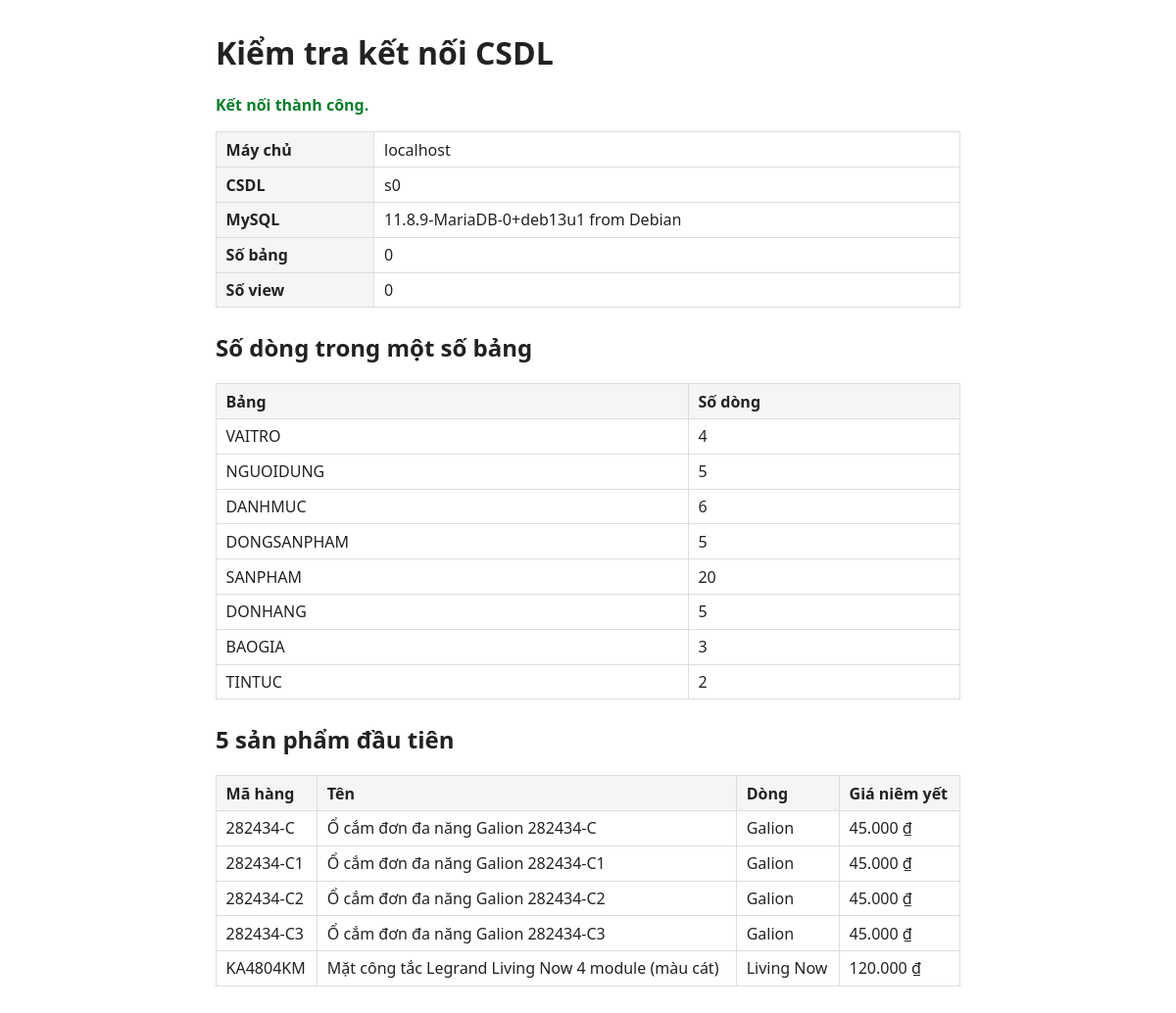
The page /kiem-tra-db.php on the database its author committed.
### tables this page shows
CREATE TABLE SANPHAM (
  MaSP            INT AUTO_INCREMENT PRIMARY KEY,
  MaHang          VARCHAR(50)  NOT NULL,
  TenSP           VARCHAR(200) NOT NULL,
  Slug            VARCHAR(220) NOT NULL,
  MaDM            INT NOT NULL,
  MaDong          INT NULL,
  XuatXu          VARCHAR(150) NULL,
  NamRaMat        SMALLINT NULL,
  GiaNhap         DECIMAL(18,0) NULL,
  GiaNiemYet      DECIMAL(18,0) NULL,
  GiaBan          DECIMAL(18,0) NULL,
  PhanTramGiam    DECIMAL(5,2) NOT NULL DEFAULT 0,
  DonViTinh       VARCHAR(20)  NOT NULL DEFAULT 'Cái',
  LienHeBaoGia    TINYINT(1) NOT NULL DEFAULT 0,
  TinhTrangKD     VARCHAR(20)  NOT NULL DEFAULT 'Đang kinh doanh',
  LuotXem         INT NOT NULL DEFAULT 0,
  DaBan           INT NOT NULL DEFAULT 0,
  PhuKien         TEXT NULL,
  VideoUrl        VARCHAR(255) NULL,
  MoTaNgan        VARCHAR(500) NULL,
  MoTa            TEXT NULL,
  ThoiGianBH      INT NOT NULL DEFAULT 0,
  HinhThucBH      VARCHAR(100) NULL,
  SoNgayDoiTra    INT NOT NULL DEFAULT 3,
  ChinhSachHauMai TEXT NULL,
  TrangThai       TINYINT(1) NOT NULL DEFAULT 1,
  CONSTRAINT UQ_SANPHAM_MaHang UNIQUE (MaHang),
  CONSTRAINT UQ_SANPHAM_Slug UNIQUE (Slug),
  CONSTRAINT CK_SANPHAM_GiaNhap CHECK (GiaNhap IS NULL OR GiaNhap >= 0),
  CONSTRAINT CK_SANPHAM_Gia CHECK (GiaNiemYet IS NULL OR GiaNiemYet >= 0),
  CONSTRAINT CK_SANPHAM_GiaBan CHECK (GiaBan IS NULL OR (GiaBan >= 0 AND (GiaNiemYet IS NULL OR GiaBan <= GiaNiemYet))),
  CONSTRAINT CK_SANPHAM_Giam CHECK (PhanTramGiam BETWEEN 0 AND 100),
  CONSTRAINT CK_SANPHAM_BanHang CHECK (LienHeBaoGia = 1 OR (GiaNiemYet IS NOT NULL AND GiaBan IS NOT NULL)),
  CONSTRAINT CK_SANPHAM_TinhTrangKD CHECK (TinhTrangKD IN ('Đang kinh doanh','Ngừng kinh doanh','Hàng sắp về')),
  CONSTRAINT CK_SANPHAM_LuotXem CHECK (LuotXem >= 0),
  CONSTRAINT CK_SANPHAM_DaBan CHECK (DaBan >= 0),
  CONSTRAINT CK_SANPHAM_BH CHECK (ThoiGianBH >= 0),
  CONSTRAINT CK_SANPHAM_DoiTra CHECK (SoNgayDoiTra >= 0),
  CONSTRAINT FK_SANPHAM_DANHMUC FOREIGN KEY (MaDM) REFERENCES DANHMUC(MaDM),
  CONSTRAINT FK_SANPHAM_DONGSANPHAM FOREIGN KEY (MaDong) REFERENCES DONGSANPHAM(MaDong),
  INDEX IX_SANPHAM_TenSP (TenSP)
);

CREATE TABLE DONGSANPHAM (
  MaDong  INT AUTO_INCREMENT PRIMARY KEY,
  TenDong VARCHAR(100) NOT NULL
);

### includes/db.php (called while the page is built, shortened)
<?php
function db(): PDO
{
    static $pdo = null;
    if ($pdo instanceof PDO) {
        return $pdo;
    }
    $dsn = sprintf('mysql:host=%s;dbname=%s;charset=%s', DB_HOST, DB_NAME, DB_CHARSET);
    $offset = (new DateTime('now', new DateTimeZone(date_default_timezone_get())))->format('P');
    try {
        $pdo = new PDO($dsn, DB_USER, DB_PASS, [
            PDO::ATTR_ERRMODE            => PDO::ERRMODE_EXCEPTION,
            PDO::ATTR_DEFAULT_FETCH_MODE => PDO::FETCH_ASSOC,
            PDO::ATTR_EMULATE_PREPARES   => false,
            PDO::MYSQL_ATTR_INIT_COMMAND => "SET NAMES utf8mb4 COLLATE utf8mb4_unicode_ci, time_zone = '" . $offset . "'",
        ]);
    } catch (PDOException $ex) {
        http_response_code(500);
        error_log('[DB] ' . $ex->getMessage());
        exit('Không kết nối được cơ sở dữ liệu. Hãy bật MySQL trong WampServer, import database/schema.sql '
           . 'và kiểm tra DB_* trong config/config.php.');
    }
    return $pdo;
}
function db_all(string $sql, array $params = []): array
{
    $st = db()->prepare($sql);
    $st->execute($params);
    return $st->fetchAll();
}
function db_val(string $sql, array $params = [])
{
    $st = db()->prepare($sql);
    $st->execute($params);
    $v = $st->fetchColumn();
    return $v === false ? null : $v;
}

### includes/helpers.php (called while the page is built, shortened)
<?php
function e($value): string
{
    return htmlspecialchars((string) $value, ENT_QUOTES, 'UTF-8');
}
function money($amount): string
{
    return number_format((float) $amount, 0, ',', '.') . ' ₫';
}

### kiem-tra-db.php (the view, shortened to what this page needs)
<?php
$error = null;
$info = $tables = $products = [];
try {
    $info['Máy chủ']   = DB_HOST;
    $info['CSDL']      = db_val('SELECT DATABASE()');
    $info['MySQL']     = db_val('SELECT VERSION()');
    $info['Số bảng']   = db_val("SELECT COUNT(*) FROM information_schema.TABLES WHERE TABLE_SCHEMA = ? AND TABLE_TYPE = 'BASE TABLE'", [DB_NAME]);
    $info['Số view']   = db_val("SELECT COUNT(*) FROM information_schema.VIEWS WHERE TABLE_SCHEMA = ?", [DB_NAME]);
    foreach (['VAITRO', 'NGUOIDUNG', 'DANHMUC', 'DONGSANPHAM', 'SANPHAM', 'DONHANG', 'BAOGIA', 'TINTUC'] as $t) {
        $tables[$t] = db_val("SELECT COUNT(*) FROM `$t`");
    }
    $products = db_all(
        'SELECT sp.MaSP, sp.MaHang, sp.TenSP, g.TenDong, sp.GiaNiemYet, sp.LienHeBaoGia
           FROM SANPHAM sp LEFT JOIN DONGSANPHAM g ON g.MaDong = sp.MaDong
          ORDER BY sp.MaSP LIMIT 5'
    );
} catch (Throwable $ex) {
    $error = $ex->getMessage();
}
?><!DOCTYPE html>
<html lang="vi">
<head>
</head>
<body>
<h1>Kiểm tra kết nối CSDL</h1>
<?php if ($error): ?>
  <p class="bad"><strong>Kết nối thất bại.</strong></p>
  <pre><?= e($error) ?></pre>
  <p>Kiểm tra: MySQL đã bật (WampServer xanh) · đã import <code>database/schema.sql</code> · <code>DB_NAME / DB_USER / DB_PASS</code> trong <code>config/config.php</code>.</p>
<?php else: ?>
  <p class="ok"><strong>Kết nối thành công.</strong></p>
  <table>
    <?php foreach ($info as $k => $v): ?><tr><th><?= e($k) ?></th><td><?= e($v) ?></td></tr><?php endforeach; ?>
  </table>
  <h2>Số dòng trong một số bảng</h2>
  <table>
    <tr><th>Bảng</th><th>Số dòng</th></tr>
    <?php foreach ($tables as $k => $v): ?><tr><td><?= e($k) ?></td><td><?= e($v) ?></td></tr><?php endforeach; ?>
  </table>
  <h2>5 sản phẩm đầu tiên</h2>
  <table>
    <tr><th>Mã hàng</th><th>Tên</th><th>Dòng</th><th>Giá niêm yết</th></tr>
    <?php foreach ($products as $p): ?>
      <tr>
        <td><?= e($p['MaHang']) ?></td>
        <td><?= e($p['TenSP']) ?></td>
        <td><?= e((string) $p['TenDong']) ?></td>
        <td><?= $p['GiaNiemYet'] === null ? 'Liên hệ báo giá' : e(money($p['GiaNiemYet'])) ?></td>
      </tr>
    <?php endforeach; ?>
  </table>
<?php endif; ?>
</body>
</html>

### kiem-tra-db.php (style rules this page uses)
body { font-family:system-ui,Arial,sans-serif;max-width:760px;margin:2rem auto;padding:0 1rem;color:#222 }
.ok { color:#0a7d2c }
table { border-collapse:collapse;width:100%;margin:.5rem 0 1.5rem }
td,th { border:1px solid #ddd;padding:.4rem .6rem;text-align:left }
th { background:#f5f5f5 }

### rows shown on the page
sanpham: MaHang "282434-C", TenSP "Ổ cắm đơn đa năng Galion 282434-C", MaDong.TenDong "Galion", GiaNiemYet "45.000 ₫"
sanpham: MaHang "282434-C1", TenSP "Ổ cắm đơn đa năng Galion 282434-C1", MaDong.TenDong "Galion", GiaNiemYet "45.000 ₫"
sanpham: MaHang "282434-C2", TenSP "Ổ cắm đơn đa năng Galion 282434-C2", MaDong.TenDong "Galion", GiaNiemYet "45.000 ₫"
sanpham: MaHang "282434-C3", TenSP "Ổ cắm đơn đa năng Galion 282434-C3", MaDong.TenDong "Galion", GiaNiemYet "45.000 ₫"
sanpham: MaHang "KA4804KM", TenSP "Mặt công tắc Legrand Living Now 4 module (màu cát)", MaDong.TenDong "Living Now", GiaNiemYet "120.000 ₫"

### other values the page prints
$k "Máy chủ"
$v "localhost"
$k "CSDL"
$v "s0"
$k "MySQL"
$v "11.8.9-MariaDB-0+deb13u1 from Debian"
$k "Số bảng"
$v "0"
$k "Số view"
$k "VAITRO"
$v "4"
$k "NGUOIDUNG"
$v "5"
$k "DANHMUC"
$v "6"
